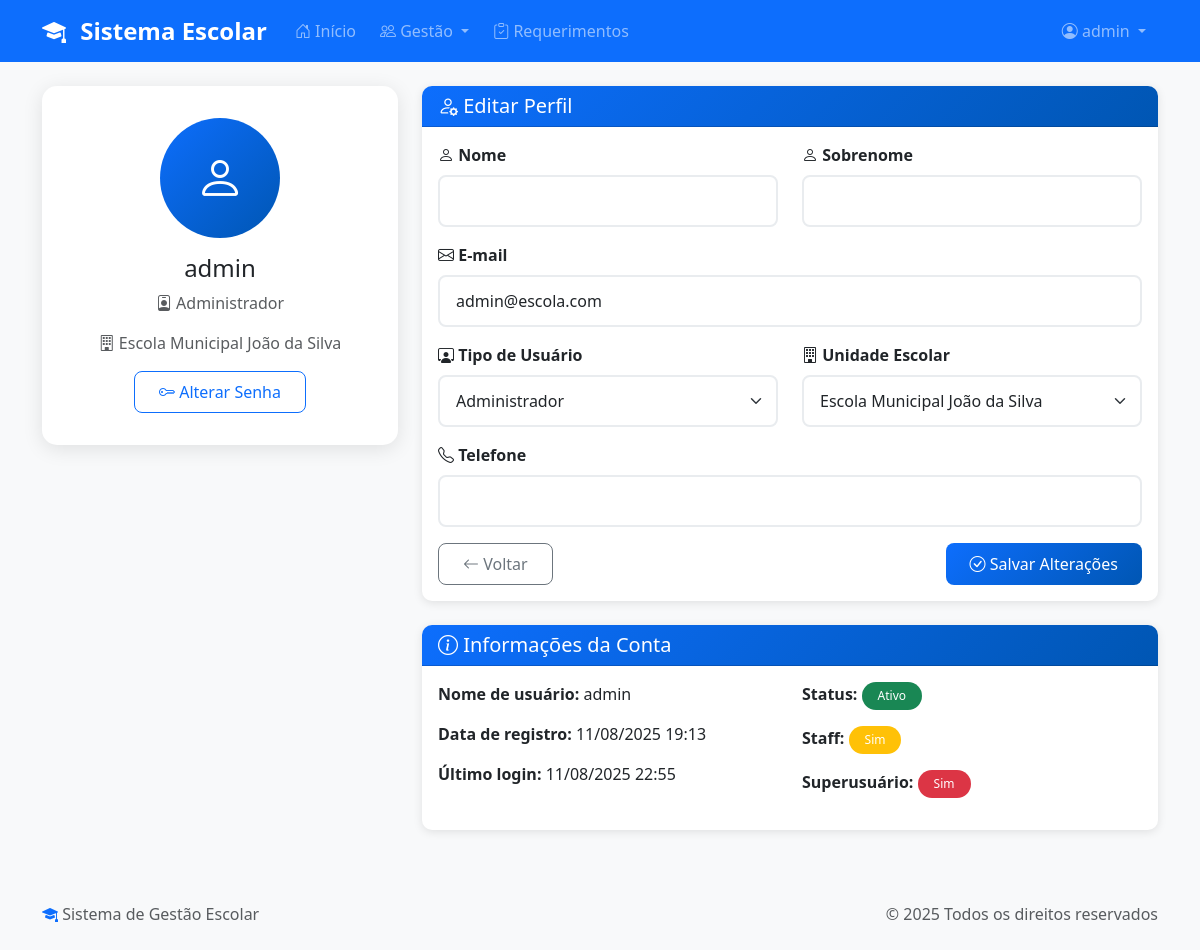
/accounts/profile/ (signed in), run on the app's committed database.
### apps/accounts/models.py (models this page shows, shortened)
class Perfil(TimeStampedModel):
    TIPO_USUARIO_CHOICES = [
        ('aluno', 'Aluno'),
        ('professor', 'Professor'),
        ('administrador', 'Administrador'),
    ]
    usuario = models.OneToOneField(User, on_delete=models.CASCADE, verbose_name='Usuário')
    tipo_usuario = models.CharField(max_length=20, choices=TIPO_USUARIO_CHOICES, verbose_name='Tipo de Usuário')
    telefone = models.CharField(max_length=20, blank=True, verbose_name='Telefone')
    unidade_escolar = models.ForeignKey(
        UnidadeEscolar,
        on_delete=models.CASCADE,
        verbose_name='Unidade Escolar',
        null=True,
        blank=True
    )
    class Meta:
        verbose_name = 'Perfil'
        verbose_name_plural = 'Perfis'

class UnidadeEscolar(TimeStampedModel):
    nome = models.CharField(max_length=200, verbose_name='Nome da Unidade')
    endereco = models.TextField(verbose_name='Endereço')
    telefone = models.CharField(max_length=20, blank=True, verbose_name='Telefone')
    email = models.EmailField(blank=True, verbose_name='E-mail')
    ativo = models.BooleanField(default=True, verbose_name='Ativo')
    class Meta:
        verbose_name = 'Unidade Escolar'
        verbose_name_plural = 'Unidades Escolares'
        ordering = ['nome']
    def __str__(self):
        return self.nome

### apps/accounts/views_templates.py (the view)
# urls.py: path('profile/', profile_view, name='profile'),
@login_required
def profile_view(request):
    try:
        perfil = Perfil.objects.get(usuario=request.user)
    except Perfil.DoesNotExist:
        perfil = None
    if request.method == 'POST':
        form = ProfileUpdateForm(request.POST, instance=perfil)
        if form.is_valid():
            form.save()
            messages.success(request, 'Perfil atualizado com sucesso!')
            return redirect('accounts:profile')
        else:
            messages.error(request, 'Por favor, corrija os erros abaixo.')
    else:
        form = ProfileUpdateForm(instance=perfil)
    context = {
        'form': form,
        'perfil': perfil,
        'unidades': UnidadeEscolar.objects.filter(ativo=True)
    }
    return render(request, 'accounts/profile.html', context)

### apps/accounts/forms.py (shortened to what this page needs)
class ProfileUpdateForm(forms.ModelForm):
    first_name = forms.CharField(max_length=30, required=True, label='Nome')
    last_name = forms.CharField(max_length=30, required=True, label='Sobrenome')
    email = forms.EmailField(required=True)
    class Meta:
        model = Perfil
        fields = ('tipo_usuario', 'unidade_escolar', 'telefone')
    def __init__(self, *args, **kwargs):
        super().__init__(*args, **kwargs)
        if self.instance and self.instance.usuario:
            self.fields['first_name'].initial = self.instance.usuario.first_name
            self.fields['last_name'].initial = self.instance.usuario.last_name
            self.fields['email'].initial = self.instance.usuario.email

### templates/accounts/profile.html (shortened to what this page needs)
{% extends 'base/base.html' %}
{% load static %}
{% block content %}
<div class="row">
    <div class="col-md-4 mb-4">
        <div class="profile-card">
            <div class="profile-avatar">
                <i class="bi bi-person"></i>
            </div>
            <h4 class="text-center mb-2">{{ user.get_full_name|default:user.username }}</h4>
            <p class="text-center text-muted mb-3">
                <i class="bi bi-person-badge"></i>
                {{ perfil.get_tipo_usuario_display|default:"Usuário" }}
            </p>
            {% if perfil.unidade_escolar %}
                <p class="text-center text-muted mb-3">
                    <i class="bi bi-building"></i>
                    {{ perfil.unidade_escolar.nome }}
                </p>
            {% endif %}
            <div class="text-center">
                <a href="{% url 'accounts:change-password' %}" class="btn btn-outline-primary">
                    <i class="bi bi-key"></i>
                    Alterar Senha
                </a>
            </div>
        </div>
    </div>
    <div class="col-md-8">
        <div class="card">
            <div class="card-header">
                <h5 class="mb-0">
                    <i class="bi bi-person-gear"></i>
                    Editar Perfil
                </h5>
            </div>
            <div class="card-body">
                <form method="post" class="needs-validation" novalidate>
                    <div class="row">
                        <div class="col-md-6 mb-3">
                            <label for="{{ form.first_name.id_for_label }}" class="form-label">
                                <i class="bi bi-person"></i> Nome
                            </label>
                            {{ form.first_name }}
                        </div>
                        <div class="col-md-6 mb-3">
                            <label for="{{ form.last_name.id_for_label }}" class="form-label">
                                <i class="bi bi-person"></i> Sobrenome
                            </label>
                            {{ form.last_name }}
                        </div>
                    </div>
                    <div class="mb-3">
                        <label for="{{ form.email.id_for_label }}" class="form-label">
                            <i class="bi bi-envelope"></i> E-mail
                        </label>
                        {{ form.email }}
                    </div>
                    <div class="row">
                        <div class="col-md-6 mb-3">
                            <label for="{{ form.tipo_usuario.id_for_label }}" class="form-label">
                                <i class="bi bi-person-workspace"></i> Tipo de Usuário
                            </label>
                            {{ form.tipo_usuario }}
                        </div>
                        <div class="col-md-6 mb-3">
                            <label for="{{ form.unidade_escolar.id_for_label }}" class="form-label">
                                <i class="bi bi-building"></i> Unidade Escolar
                            </label>
                            {{ form.unidade_escolar }}
                        </div>
                    </div>
                    <div class="mb-3">
                        <label for="{{ form.telefone.id_for_label }}" class="form-label">
                            <i class="bi bi-telephone"></i> Telefone
                        </label>
                        {{ form.telefone }}
                    </div>
                    <div class="d-flex justify-content-between">
                        <a href="{% url 'dashboard:home' %}" class="btn btn-outline-secondary">
                            <i class="bi bi-arrow-left"></i>
                            Voltar
                        </a>
                        <button type="submit" class="btn btn-primary">
                            <i class="bi bi-check-circle"></i>
                            Salvar Alterações
                        </button>
                    </div>
                </form>
            </div>
        </div>
        <div class="card mt-4">
            <div class="card-header">
                <h5 class="mb-0">
                    <i class="bi bi-info-circle"></i>
                    Informações da Conta
                </h5>
            </div>
            <div class="card-body">
                <div class="row">
                    <div class="col-md-6">
                        <p><strong>Nome de usuário:</strong> {{ user.username }}</p>
                        <p><strong>Data de registro:</strong> {{ user.date_joined|date:"d/m/Y H:i" }}</p>
                        <p><strong>Último login:</strong> {{ user.last_login|date:"d/m/Y H:i"|default:"Nunca" }}</p>
                    </div>
                    <div class="col-md-6">
                        <p><strong>Status:</strong>
                            {% if user.is_active %}
                                <span class="badge bg-success">Ativo</span>
                            {% else %}
                                <span class="badge bg-danger">Inativo</span>
                            {% endif %}
                        </p>
                        <p><strong>Staff:</strong>
                            {% if user.is_staff %}
                                <span class="badge bg-warning">Sim</span>
                            {% else %}
                                <span class="badge bg-secondary">Não</span>
                            {% endif %}
                        </p>
                        <p><strong>Superusuário:</strong>
                            {% if user.is_superuser %}
                                <span class="badge bg-danger">Sim</span>
                            {% else %}
                                <span class="badge bg-secondary">Não</span>
                            {% endif %}
                        </p>
                    </div>
                </div>
            </div>
        </div>
    </div>
</div>
{% endblock %}

### templates/base/base.html (shortened to what this page needs)
{% load static %}
<!DOCTYPE html>
<html lang="pt-BR">
<head>
    <link href="https://cdn.jsdelivr.net/npm/bootstrap@5.3.0/dist/css/bootstrap.min.css" rel="stylesheet">
    <link href="https://cdn.jsdelivr.net/npm/bootstrap-icons@1.10.0/font/bootstrap-icons.css" rel="stylesheet">
    <link href="{% static 'css/style.css' %}" rel="stylesheet">
</head>
<body>
    <nav class="navbar navbar-expand-lg navbar-dark bg-primary">
        <div class="container">
            <a class="navbar-brand" href="{% url 'dashboard:home' %}">
                <i class="bi bi-mortarboard-fill me-2"></i>
                Sistema Escolar
            </a>
            <div class="collapse navbar-collapse" id="navbarNav">
                <ul class="navbar-nav me-auto">
                    {% if user.is_authenticated %}
                        <li class="nav-item">
                            <a class="nav-link" href="{% url 'dashboard:home' %}">
                                <i class="bi bi-house-door"></i> Início
                            </a>
                        </li>
                        {% if perfil.tipo_usuario == 'aluno' %}
                            <li class="nav-item">
                                <a class="nav-link" href="{% url 'alunos:minhas-notas' %}">
                                    <i class="bi bi-journal-text"></i> Minhas Notas
                                </a>
                            </li>
                            <li class="nav-item">
                                <a class="nav-link" href="{% url 'alunos:meus-trabalhos' %}">
                                    <i class="bi bi-file-earmark-text"></i> Meus Trabalhos
                                </a>
                            </li>
                        {% elif perfil.tipo_usuario == 'administrador' %}
                            <li class="nav-item dropdown">
                                <a class="nav-link dropdown-toggle" href="#" role="button" data-bs-toggle="dropdown">
                                    <i class="bi bi-people"></i> Gestão
                                </a>
                            </li>
                            <li class="nav-item">
                                <a class="nav-link" href="{% url 'administracao:requerimento-list' %}">
                                    <i class="bi bi-clipboard-check"></i> Requerimentos
                                </a>
                            </li>
                        {% endif %}
                    {% endif %}
                </ul>
                <ul class="navbar-nav">
                    {% if user.is_authenticated %}
                        <li class="nav-item dropdown">
                            <a class="nav-link dropdown-toggle" href="#" role="button" data-bs-toggle="dropdown">
                                <i class="bi bi-person-circle"></i> {{ user.get_full_name|default:user.username }}
                            </a>
                        </li>
                    {% else %}
                        <li class="nav-item">
                            <a class="nav-link" href="{% url 'accounts:login' %}">
                                <i class="bi bi-box-arrow-in-right"></i> Entrar
                            </a>
                        </li>
                    {% endif %}
                </ul>
            </div>
        </div>
    </nav>
    <main class="container my-4">
        {% block content %}{% endblock %}
    </main>
    <footer class="bg-light py-4 mt-5">
        <div class="container">
            <div class="row">
                <div class="col-md-6">
                    <p class="mb-0 text-muted">
                        <i class="bi bi-mortarboard-fill text-primary"></i>
                        Sistema de Gestão Escolar
                    </p>
                </div>
                <div class="col-md-6 text-end">
                    <p class="mb-0 text-muted">
                        &copy; {% now "Y" %} Todos os direitos reservados
                    </p>
                </div>
            </div>
        </div>
    </footer>
</body>
</html>

### static/css/style.css (style rules this page uses)
:root { --primary-color: #0d6efd; --secondary-color: #6c757d; --success-color: #198754; --danger-color: #dc3545; --warning-color: #ffc107; --info-color: #0dcaf0; --light-color: #f8f9fa; --dark-color: #212529; }
body { font-family: 'Segoe UI', Tahoma, Geneva, Verdana, sans-serif; background-color: #f8f9fa; }
.navbar-brand { font-weight: bold; font-size: 1.5rem; }
.card { border: none; border-radius: 10px; box-shadow: 0 2px 10px rgba(0, 0, 0, 0.1); transition: transform 0.2s ease-in-out; }
.card-header { background: linear-gradient(135deg, var(--primary-color), #0056b3); color: white; border-radius: 10px 10px 0 0 !important; font-weight: 600; }
.btn { border-radius: 8px; font-weight: 500; padding: 0.5rem 1.5rem; transition: all 0.3s ease; }
.btn-primary { background: linear-gradient(135deg, var(--primary-color), #0056b3); border: none; }
.form-control, .form-select { border-radius: 8px; border: 2px solid #e9ecef; padding: 0.75rem 1rem; transition: all 0.3s ease; }
.form-label { font-weight: 600; color: var(--dark-color); margin-bottom: 0.5rem; }
.nav-link { border-radius: 8px; margin: 0 0.25rem; transition: all 0.3s ease; }
.profile-card { background: white; border-radius: 15px; padding: 2rem; box-shadow: 0 4px 20px rgba(0, 0, 0, 0.1); }
.profile-avatar { width: 120px; height: 120px; border-radius: 50%; background: linear-gradient(135deg, var(--primary-color), #0056b3); display: flex; align-items: center; justify-content: center; color: white; font-size: 3rem; margin: 0 auto 1rem; }
.badge { border-radius: 20px; padding: 0.5rem 1rem; font-weight: 500; }

### templates/accounts/profile.html (style rules this page uses)
.form-control, .form-select { border-radius: 8px; padding: 0.75rem 1rem; }
.btn { border-radius: 8px; padding: 0.5rem 1.5rem; }

### data on the page
Perfil: tipo_usuario "Administrador", unidade_escolar.nome "Escola Municipal João da Silva", unidade_escolar "Escola Municipal João da Silva"

### other printed values
{{ user.get_full_name|default:user.username }} "admin"
{{ user.username }} "admin"
{{ user.date_joined|date:"d/m/Y H:i" }} "11/08/2025 19:13"
{{ user.last_login|date:"d/m/Y H:i"|default:"Nunca" }} "11/08/2025 22:55"
